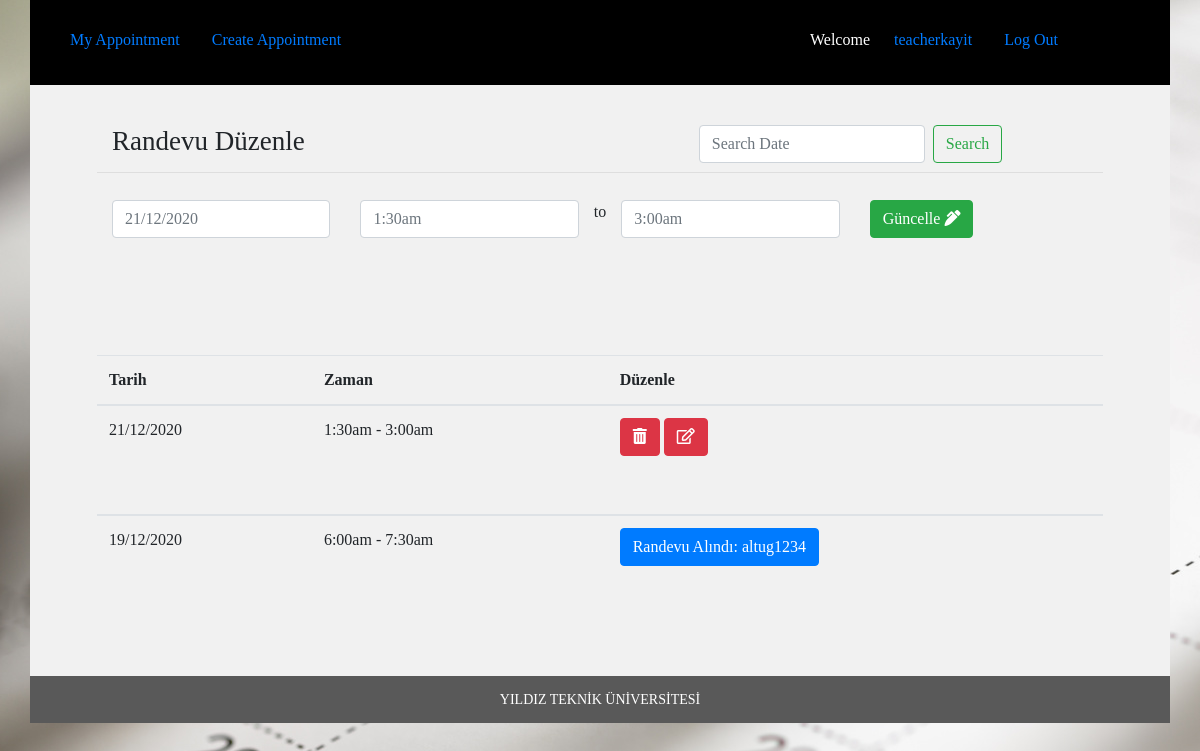
The app's page /teacher/create_appointment/update/39/ (signed in), older data.
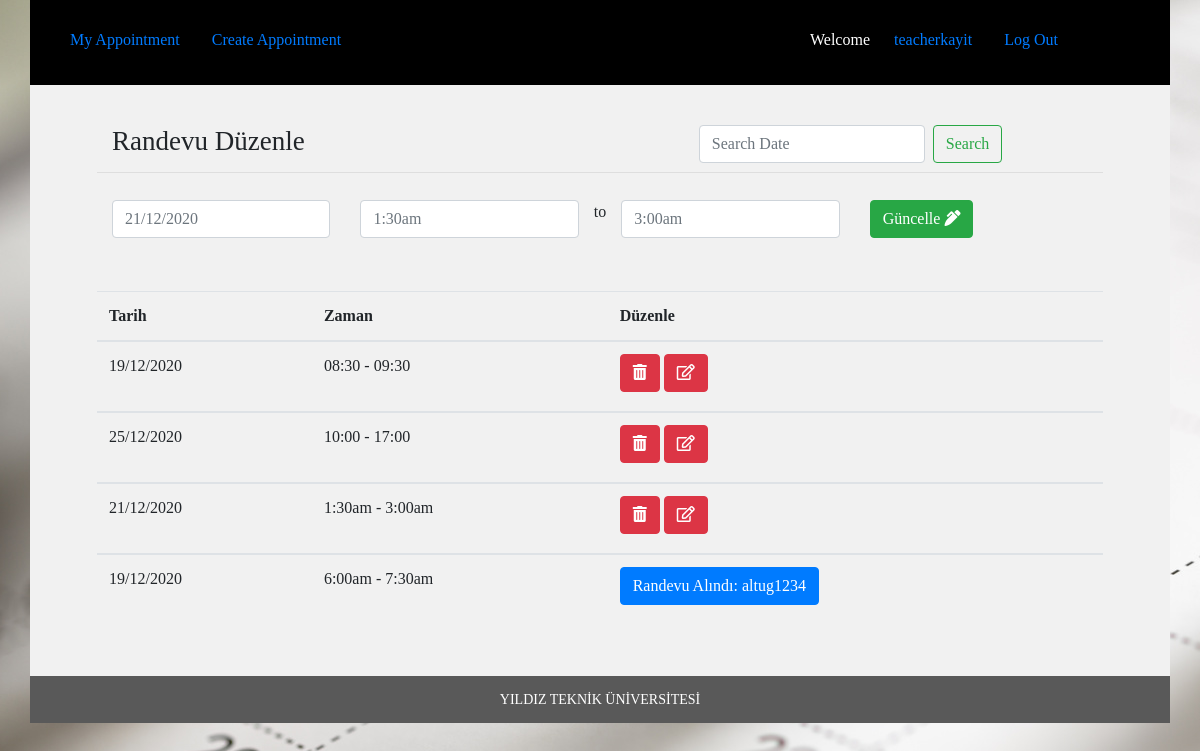
The same page, newer data.
### teacher/models.py (models this page shows, shortened)
class Appointment(models.Model):
	user=models.ForeignKey(settings.AUTH_USER_MODEL,blank=True, null=True,on_delete=models.DO_NOTHING)
	date=models.CharField(max_length=50)
	time_start=models.CharField(max_length=50)
	time_end=models.CharField(max_length=50)
	room_number=models.CharField(max_length=50)
	appointment_with=models.CharField(max_length=50,blank=True)
	update_time=models.DateField(auto_now=True, auto_now_add=False)
	frist_time=models.DateField(auto_now=False, auto_now_add=True)

### teacher/views.py (the view)
# urls.py: path('create_appointment/update/<int:id>/', teacher_appointment_update,name='teacher_appointment_update'),
def teacher_appointment_update(request,id):
	group_name=Group.objects.all().filter(user = request.user)# get logget user grouped name
	group_name=str(group_name[0]) # convert to string
	if "Teacher" == group_name:
		user_name=request.user.get_username()#Getting Username
		appointment_list = Appointment.objects.all().order_by("-id").filter(user=request.user)
		q=request.GET.get("q") #search start
		if q:
			appointment_list=appointment_list.filter(date__icontains=q)
		else:
			appointment_list = appointment_list #search end
		single_appointment=ingle_appointment= Appointment.objects.get(id=id)
		form = AppointmentForm(request.POST or None, instance=single_appointment)
		if form.is_valid():
			    saving=form.save(commit=False)
			    saving.user=request.user
			    saving.save()
			    messages.success(request, 'Post Created Sucessfully')
			    return redirect('http://127.0.0.1:8000/teacher/create_appointment/')
		appointments= {
		    "query": appointment_list,
		    "user_name":user_name,
		    "form":form,
		}
		return render(request, 'teacher_appointment_update.html', appointments )
	else:
		return redirect('http://127.0.0.1:8000/')

### teacher/forms.py
class AppointmentForm(forms.ModelForm):
	class Meta:
		model=Appointment
		fields=[
		    "date",
		    "time_start",
		    "time_end",
		    "appointment_with"
		]

### templates/teacher_appointment_update.html (shortened to what this page needs)
{% extends 'common_teacher.html' %}
{% block common_teacher %}
<div class="student">
  <div class="container">
    <div class="row min-height">
      <div class="col-sm-12">
        <div class="row main_boder">
          <div class="col-sm-7">
            <h3 class="appointmnet_list">Randevu Düzenle</h3>
          </div>
          <div class="col-sm-5">
            <form class="form-inline my-2 my-lg-0" method="GET" action="">
              <input class="form-control mr-sm-2" type="text" name="q" placeholder="Search Date"
                placeholder="Search With Name" aria-label="Search">
              <button class="btn btn-outline-success my-2 my-sm-0" type="submit" value="Search">Search</button>
            </form>
          </div>
        </div>
        <form method="POST" action="">{% csrf_token %}
          <div class="row" id="datepairExample">
            <div class="col">
              <input type="text" class="form-control date start" name="{{form.date.name}}" required
                id="id_{{form.date.name}}" placeholder="{{form.date.value}}">
            </div>
            <div class="col">
              <input type="text" class="form-control time start" name="{{form.time_start.name}}" required
                id="id_{{form.time_start.name}}" required placeholder="{{form.time_start.value}}">
            </div> to
            <div class="col">
              <input type="text" class="form-control time end" name="{{form.time_end.name}}" required
                id="id_{{form.time_end.name}}" required placeholder="{{form.time_end.value}}">
            </div>
            <div class="col">
              <button type="submit" class="btn btn-success">Güncelle <i class="fas fa-pen-alt"></i></button>
            </div>
          </div>
        </form>
        <br>
      </div>
      <table class="table">
        <thead>
          <tr>
            <th scope="col">Tarih</th>
            <th scope="col">Zaman</th>
            <th scope="col">Düzenle</th>
          </tr>
        </thead>{% for appoint in query %}
        {% if appoint.appointment_with != '' %}
        <tbody>
          <tr>
            <td>{{appoint.date}}</td>
            <td>{{appoint.time_start}} - {{appoint.time_end}}</td>
            <td><button title="Already booked, Not editable" type="button" class="btn btn-primary">Randevu Alındı:
                {{appoint.appointment_with}}</button></td>
          </tr>
        </tbody>{% endif %}
        {% if appoint.appointment_with == '' %}
        <tbody>
          <tr>
            <td>{{appoint.date}}</td>
            <td>{{appoint.time_start}} - {{appoint.time_end}}</td>
            <td><a href='{% url "appointment_delete" id=appoint.id %}'><button type="submit" class="btn btn-danger"><i
                    class="fas fa-trash-alt"></i></button></a> <a
                href='{% url "teacher_appointment_update" id=appoint.id %}'><button type="submit"
                  class="btn btn-danger"><i class="far fa-edit"></i></button></a></td>
          </tr>
        </tbody>{% endif %}
        {% endfor %}
      </table>
    </div>
  </div>
</div>
<div class="footer">
  <div class="container">
    <div class="row">
      <div class="col-sm-12">
        YILDIZ TEKNİK ÜNİVERSİTESİ
      </div>
    </div>
  </div>
</div>
{% endblock common_teacher %}

Row changes from the older to the newer data that the page shows:
added Appointment: date "19/12/2020", time_start "08:30", time_end "09:30"
added Appointment: date "25/12/2020", time_start "10:00", time_end "17:00"
